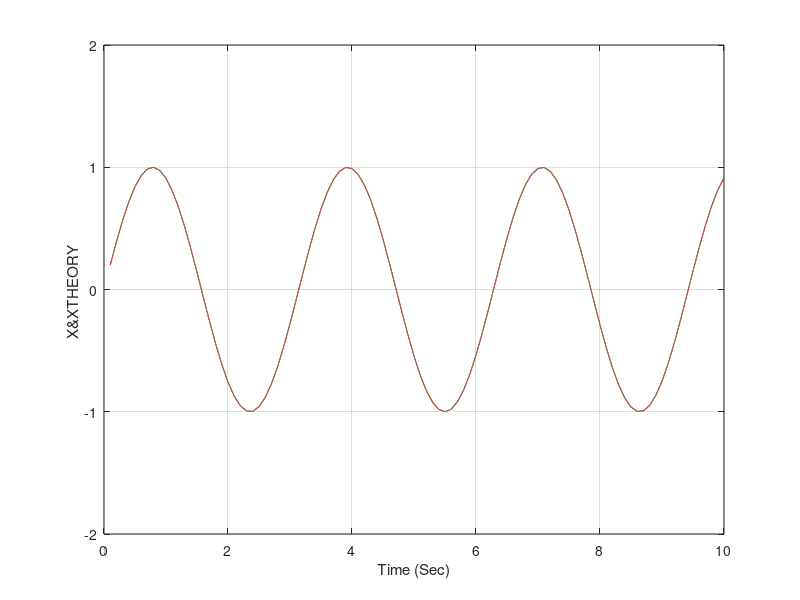

MATLAB code to generate this figure:
clear all
close all
count=0;
W=2;
T=0;
S=0;
X=0;
XD=W;
H=.01;
while T<=10
	S=S+H;	
	XOLD=X;
	XDOLD=XD;
	XDD=-W*W*X;
	X=X+H*XD;
	XD=XD+H*XDD;
	T=T+H;
	XDD=-W*W*X;
	X=.5*(XOLD+X+H*XD);
	XD=.5*(XDOLD+XD+H*XDD);
	if S>=.09999
		S=0;
		XTHEORY=sin(W*T);
		count=count+1;
      		ArrayT(count)=T;
      		ArrayX(count)=X;
      		ArrayXTHEORY(count)=XTHEORY;
	end
end
figure
plot(ArrayT,ArrayX,ArrayT,ArrayXTHEORY),grid
xlabel('Time (Sec)')
ylabel('X&XTHEORY ')
axis([0 10 -2 2])
clc
output=[ArrayT',ArrayX',ArrayXTHEORY'];
save datfil.txt output -ascii
disp 'simulation finished'
